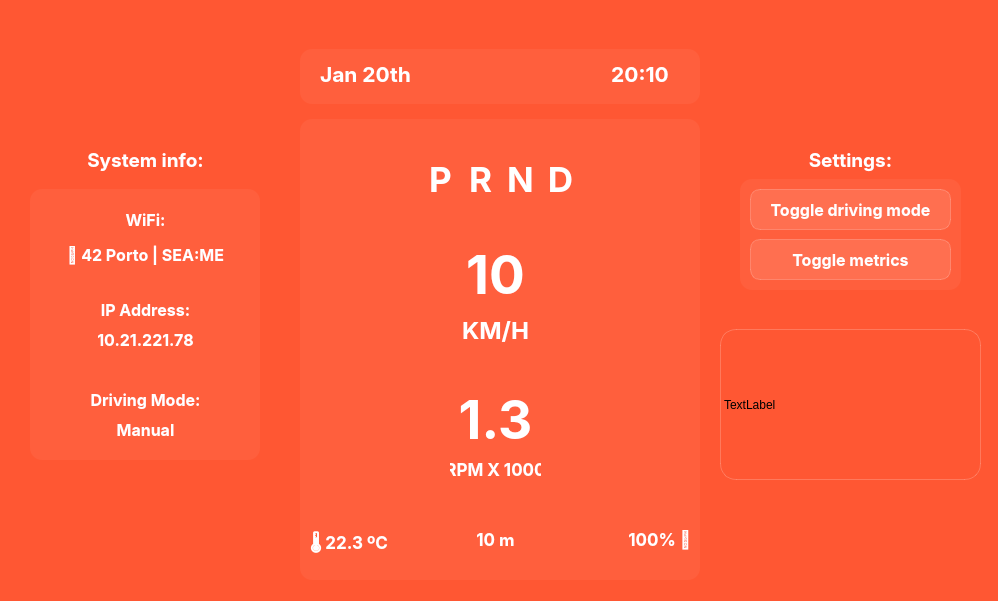
<?xml version="1.0" encoding="UTF-8"?>
<ui version="4.0">
 <class>CarManager</class>
 <widget class="QMainWindow" name="CarManager">
  <property name="geometry">
   <rect>
    <x>0</x>
    <y>0</y>
    <width>998</width>
    <height>601</height>
   </rect>
  </property>
  <property name="windowTitle">
   <string>CarManager</string>
  </property>
  <property name="styleSheet">
   <string notr="true">background-color: #FF5733;</string>
  </property>
  <widget class="QWidget" name="centralwidget">
   <property name="styleSheet">
    <string notr="true">background-image: url(&quot;:/images/background.jpg&quot;);</string>
   </property>
   <widget class="QWidget" name="verticalLayoutWidget_3">
    <property name="geometry">
     <rect>
      <x>0</x>
      <y>-1</y>
      <width>1031</width>
      <height>601</height>
     </rect>
    </property>
    <layout class="QVBoxLayout" name="verticalLayout_3">
     <item>
      <widget class="QWidget" name="widget_2" native="true">
       <property name="enabled">
        <bool>true</bool>
       </property>
       <widget class="QFrame" name="frame_3">
        <property name="enabled">
         <bool>true</bool>
        </property>
        <property name="geometry">
         <rect>
          <x>300</x>
          <y>50</y>
          <width>400</width>
          <height>55</height>
         </rect>
        </property>
        <property name="font">
         <font>
          <kerning>true</kerning>
         </font>
        </property>
        <property name="styleSheet">
         <string notr="true">background-color: rgba(255, 255, 255, 0.05);
border-radius: 12px;</string>
        </property>
        <property name="frameShape">
         <enum>QFrame::Shape::StyledPanel</enum>
        </property>
        <property name="frameShadow">
         <enum>QFrame::Shadow::Raised</enum>
        </property>
        <widget class="QLabel" name="dateLabel">
         <property name="geometry">
          <rect>
           <x>20</x>
           <y>10</y>
           <width>100</width>
           <height>31</height>
          </rect>
         </property>
         <property name="font">
          <font>
           <family>SF Pro Display</family>
           <pointsize>16</pointsize>
           <bold>true</bold>
          </font>
         </property>
         <property name="styleSheet">
          <string notr="true">color: white;
background: transparent;</string>
         </property>
         <property name="text">
          <string>Jan 20th</string>
         </property>
         <property name="alignment">
          <set>Qt::AlignmentFlag::AlignLeading|Qt::AlignmentFlag::AlignLeft|Qt::AlignmentFlag::AlignVCenter</set>
         </property>
        </widget>
        <widget class="QLabel" name="timeLabel">
         <property name="geometry">
          <rect>
           <x>290</x>
           <y>10</y>
           <width>100</width>
           <height>31</height>
          </rect>
         </property>
         <property name="font">
          <font>
           <family>SF Pro Display</family>
           <pointsize>16</pointsize>
           <bold>true</bold>
          </font>
         </property>
         <property name="styleSheet">
          <string notr="true">color: white;
background: transparent;
</string>
         </property>
         <property name="text">
          <string>20:10</string>
         </property>
         <property name="alignment">
          <set>Qt::AlignmentFlag::AlignCenter</set>
         </property>
        </widget>
       </widget>
       <widget class="QFrame" name="frame_4">
        <property name="geometry">
         <rect>
          <x>300</x>
          <y>120</y>
          <width>400</width>
          <height>461</height>
         </rect>
        </property>
        <property name="font">
         <font>
          <underline>false</underline>
         </font>
        </property>
        <property name="styleSheet">
         <string notr="true">background-color: rgba(255, 255, 255, 0.05);
border-radius: 12px;
</string>
        </property>
        <property name="frameShape">
         <enum>QFrame::Shape::StyledPanel</enum>
        </property>
        <property name="frameShadow">
         <enum>QFrame::Shadow::Raised</enum>
        </property>
        <widget class="QLabel" name="speedLabel">
         <property name="geometry">
          <rect>
           <x>120</x>
           <y>80</y>
           <width>151</width>
           <height>151</height>
          </rect>
         </property>
         <property name="font">
          <font>
           <family>SF Pro Display</family>
           <pointsize>40</pointsize>
           <bold>true</bold>
          </font>
         </property>
         <property name="styleSheet">
          <string notr="true">color: white;
background: transparent;
</string>
         </property>
         <property name="text">
          <string>10</string>
         </property>
         <property name="alignment">
          <set>Qt::AlignmentFlag::AlignCenter</set>
         </property>
        </widget>
        <widget class="QLabel" name="speedMetricsLabel">
         <property name="geometry">
          <rect>
           <x>160</x>
           <y>190</y>
           <width>71</width>
           <height>41</height>
          </rect>
         </property>
         <property name="font">
          <font>
           <family>SF Pro Display</family>
           <pointsize>18</pointsize>
           <bold>true</bold>
          </font>
         </property>
         <property name="styleSheet">
          <string notr="true">color: white;
background: transparent;
</string>
         </property>
         <property name="text">
          <string>KM/H</string>
         </property>
         <property name="alignment">
          <set>Qt::AlignmentFlag::AlignCenter</set>
         </property>
        </widget>
        <widget class="QLabel" name="rpmLabel">
         <property name="geometry">
          <rect>
           <x>120</x>
           <y>270</y>
           <width>151</width>
           <height>61</height>
          </rect>
         </property>
         <property name="font">
          <font>
           <family>SF Pro Display</family>
           <pointsize>40</pointsize>
           <bold>true</bold>
          </font>
         </property>
         <property name="styleSheet">
          <string notr="true">color: white;
background: transparent;
</string>
         </property>
         <property name="text">
          <string>1.3</string>
         </property>
         <property name="alignment">
          <set>Qt::AlignmentFlag::AlignCenter</set>
         </property>
        </widget>
        <widget class="QLabel" name="label_15">
         <property name="geometry">
          <rect>
           <x>150</x>
           <y>330</y>
           <width>91</width>
           <height>41</height>
          </rect>
         </property>
         <property name="font">
          <font>
           <family>SF Pro Display</family>
           <pointsize>13</pointsize>
           <bold>true</bold>
          </font>
         </property>
         <property name="styleSheet">
          <string notr="true">color: white;
background: transparent;
</string>
         </property>
         <property name="text">
          <string>RPM X 1000</string>
         </property>
         <property name="alignment">
          <set>Qt::AlignmentFlag::AlignCenter</set>
         </property>
        </widget>
        <widget class="QLabel" name="mileageLabel">
         <property name="geometry">
          <rect>
           <x>150</x>
           <y>400</y>
           <width>91</width>
           <height>41</height>
          </rect>
         </property>
         <property name="font">
          <font>
           <family>SF Pro Display</family>
           <pointsize>13</pointsize>
           <bold>true</bold>
          </font>
         </property>
         <property name="styleSheet">
          <string notr="true">color: white;
background: transparent;
</string>
         </property>
         <property name="text">
          <string>10 m</string>
         </property>
         <property name="alignment">
          <set>Qt::AlignmentFlag::AlignCenter</set>
         </property>
        </widget>
        <widget class="QLabel" name="directionNeutralLabel">
         <property name="geometry">
          <rect>
           <x>190</x>
           <y>30</y>
           <width>61</width>
           <height>61</height>
          </rect>
         </property>
         <property name="font">
          <font>
           <family>SF Pro Display</family>
           <pointsize>26</pointsize>
           <bold>true</bold>
          </font>
         </property>
         <property name="styleSheet">
          <string notr="true">color: white;
background: transparent;
</string>
         </property>
         <property name="text">
          <string>N</string>
         </property>
         <property name="alignment">
          <set>Qt::AlignmentFlag::AlignCenter</set>
         </property>
        </widget>
        <widget class="QLabel" name="directionReverseLabel">
         <property name="geometry">
          <rect>
           <x>150</x>
           <y>30</y>
           <width>61</width>
           <height>61</height>
          </rect>
         </property>
         <property name="font">
          <font>
           <family>SF Pro Display</family>
           <pointsize>26</pointsize>
           <bold>true</bold>
          </font>
         </property>
         <property name="styleSheet">
          <string notr="true">color: white; background: transparent;
</string>
         </property>
         <property name="text">
          <string>R</string>
         </property>
         <property name="alignment">
          <set>Qt::AlignmentFlag::AlignCenter</set>
         </property>
        </widget>
        <widget class="QLabel" name="directionParkLabel">
         <property name="geometry">
          <rect>
           <x>110</x>
           <y>30</y>
           <width>61</width>
           <height>61</height>
          </rect>
         </property>
         <property name="font">
          <font>
           <family>SF Pro Display</family>
           <pointsize>26</pointsize>
           <bold>true</bold>
          </font>
         </property>
         <property name="styleSheet">
          <string notr="true">color: white; background: transparent;
</string>
         </property>
         <property name="text">
          <string>P</string>
         </property>
         <property name="alignment">
          <set>Qt::AlignmentFlag::AlignCenter</set>
         </property>
        </widget>
        <widget class="QLabel" name="directionDriveLabel">
         <property name="geometry">
          <rect>
           <x>230</x>
           <y>30</y>
           <width>61</width>
           <height>61</height>
          </rect>
         </property>
         <property name="font">
          <font>
           <family>SF Pro Display</family>
           <pointsize>26</pointsize>
           <bold>true</bold>
          </font>
         </property>
         <property name="styleSheet">
          <string notr="true">color: white; background: transparent;
</string>
         </property>
         <property name="text">
          <string>D</string>
         </property>
         <property name="alignment">
          <set>Qt::AlignmentFlag::AlignCenter</set>
         </property>
        </widget>
        <widget class="QLabel" name="leftBlinkerLabel">
         <property name="geometry">
          <rect>
           <x>10</x>
           <y>40</y>
           <width>35</width>
           <height>35</height>
          </rect>
         </property>
         <property name="font">
          <font>
           <family>Ubuntu Condensed</family>
           <pointsize>26</pointsize>
          </font>
         </property>
         <property name="styleSheet">
          <string notr="true">color: white;
background: transparent;
</string>
         </property>
         <property name="text">
          <string/>
         </property>
         <property name="pixmap">
          <pixmap resource="resources.qrc">:/images/left-blinker.png</pixmap>
         </property>
         <property name="scaledContents">
          <bool>true</bool>
         </property>
         <property name="alignment">
          <set>Qt::AlignmentFlag::AlignCenter</set>
         </property>
        </widget>
        <widget class="QLabel" name="rightBlinkerLabel">
         <property name="geometry">
          <rect>
           <x>350</x>
           <y>40</y>
           <width>35</width>
           <height>35</height>
          </rect>
         </property>
         <property name="font">
          <font>
           <family>Ubuntu Condensed</family>
           <pointsize>26</pointsize>
          </font>
         </property>
         <property name="styleSheet">
          <string notr="true">color: white;
background: transparent;
</string>
         </property>
         <property name="text">
          <string/>
         </property>
         <property name="pixmap">
          <pixmap resource="resources.qrc">:/images/blinker.png</pixmap>
         </property>
         <property name="scaledContents">
          <bool>true</bool>
         </property>
         <property name="alignment">
          <set>Qt::AlignmentFlag::AlignCenter</set>
         </property>
        </widget>
        <widget class="QLabel" name="batteryLabel">
         <property name="geometry">
          <rect>
           <x>310</x>
           <y>400</y>
           <width>81</width>
           <height>41</height>
          </rect>
         </property>
         <property name="font">
          <font>
           <family>SF Pro Display</family>
           <pointsize>13</pointsize>
           <bold>true</bold>
          </font>
         </property>
         <property name="styleSheet">
          <string notr="true">color: white;
background: transparent;
</string>
         </property>
         <property name="text">
          <string>100% 🔋</string>
         </property>
         <property name="alignment">
          <set>Qt::AlignmentFlag::AlignRight|Qt::AlignmentFlag::AlignTrailing|Qt::AlignmentFlag::AlignVCenter</set>
         </property>
        </widget>
        <widget class="QLabel" name="temperatureLabel">
         <property name="geometry">
          <rect>
           <x>10</x>
           <y>410</y>
           <width>101</width>
           <height>31</height>
          </rect>
         </property>
         <property name="font">
          <font>
           <family>SF Pro Display</family>
           <pointsize>13</pointsize>
           <bold>true</bold>
          </font>
         </property>
         <property name="styleSheet">
          <string notr="true">color: white;
background: transparent;
</string>
         </property>
         <property name="text">
          <string>🌡️ 22.3 ºC</string>
         </property>
         <property name="alignment">
          <set>Qt::AlignmentFlag::AlignLeading|Qt::AlignmentFlag::AlignLeft|Qt::AlignmentFlag::AlignVCenter</set>
         </property>
        </widget>
       </widget>
       <widget class="QFrame" name="frame">
        <property name="geometry">
         <rect>
          <x>30</x>
          <y>190</y>
          <width>230</width>
          <height>271</height>
         </rect>
        </property>
        <property name="styleSheet">
         <string notr="true">background-color: rgba(255, 255, 255, 0.05);
border-radius: 12px;
</string>
        </property>
        <property name="frameShape">
         <enum>QFrame::Shape::StyledPanel</enum>
        </property>
        <property name="frameShadow">
         <enum>QFrame::Shadow::Raised</enum>
        </property>
        <widget class="QLabel" name="drivingModeLabel">
         <property name="geometry">
          <rect>
           <x>10</x>
           <y>220</y>
           <width>211</width>
           <height>41</height>
          </rect>
         </property>
         <property name="font">
          <font>
           <family>SF Pro Display</family>
           <pointsize>12</pointsize>
           <bold>true</bold>
          </font>
         </property>
         <property name="styleSheet">
          <string notr="true">color: white;
background: transparent;
</string>
         </property>
         <property name="text">
          <string>Manual</string>
         </property>
         <property name="alignment">
          <set>Qt::AlignmentFlag::AlignCenter</set>
         </property>
        </widget>
        <widget class="QLabel" name="wifiLabel">
         <property name="geometry">
          <rect>
           <x>10</x>
           <y>50</y>
           <width>211</width>
           <height>31</height>
          </rect>
         </property>
         <property name="font">
          <font>
           <family>SF Pro Display</family>
           <pointsize>12</pointsize>
           <bold>true</bold>
          </font>
         </property>
         <property name="styleSheet">
          <string notr="true">color: white;
background: transparent;
</string>
         </property>
         <property name="text">
          <string>🛜 42 Porto | SEA:ME</string>
         </property>
         <property name="alignment">
          <set>Qt::AlignmentFlag::AlignCenter</set>
         </property>
        </widget>
        <widget class="QLabel" name="ipAddressLabel">
         <property name="geometry">
          <rect>
           <x>10</x>
           <y>130</y>
           <width>211</width>
           <height>41</height>
          </rect>
         </property>
         <property name="font">
          <font>
           <family>SF Pro Display</family>
           <pointsize>12</pointsize>
           <bold>true</bold>
          </font>
         </property>
         <property name="styleSheet">
          <string notr="true">color: white;
background: transparent;
</string>
         </property>
         <property name="text">
          <string>10.21.221.78</string>
         </property>
         <property name="alignment">
          <set>Qt::AlignmentFlag::AlignCenter</set>
         </property>
        </widget>
        <widget class="QLabel" name="textLabel1">
         <property name="geometry">
          <rect>
           <x>10</x>
           <y>100</y>
           <width>211</width>
           <height>41</height>
          </rect>
         </property>
         <property name="font">
          <font>
           <family>SF Pro Display</family>
           <pointsize>12</pointsize>
           <bold>true</bold>
          </font>
         </property>
         <property name="styleSheet">
          <string notr="true">color: white;
background: transparent;
</string>
         </property>
         <property name="text">
          <string>IP Address:</string>
         </property>
         <property name="alignment">
          <set>Qt::AlignmentFlag::AlignCenter</set>
         </property>
        </widget>
        <widget class="QLabel" name="textLabel2">
         <property name="geometry">
          <rect>
           <x>10</x>
           <y>10</y>
           <width>211</width>
           <height>41</height>
          </rect>
         </property>
         <property name="font">
          <font>
           <family>SF Pro Display</family>
           <pointsize>12</pointsize>
           <bold>true</bold>
          </font>
         </property>
         <property name="styleSheet">
          <string notr="true">color: white;
background: transparent;
</string>
         </property>
         <property name="text">
          <string>WiFi:</string>
         </property>
         <property name="alignment">
          <set>Qt::AlignmentFlag::AlignCenter</set>
         </property>
        </widget>
        <widget class="QLabel" name="textLabel3">
         <property name="geometry">
          <rect>
           <x>10</x>
           <y>190</y>
           <width>211</width>
           <height>41</height>
          </rect>
         </property>
         <property name="font">
          <font>
           <family>SF Pro Display</family>
           <pointsize>12</pointsize>
           <bold>true</bold>
          </font>
         </property>
         <property name="styleSheet">
          <string notr="true">color: white;
background: transparent;
</string>
         </property>
         <property name="text">
          <string>Driving Mode:</string>
         </property>
         <property name="alignment">
          <set>Qt::AlignmentFlag::AlignCenter</set>
         </property>
        </widget>
       </widget>
       <widget class="QFrame" name="frame_2">
        <property name="geometry">
         <rect>
          <x>740</x>
          <y>180</y>
          <width>221</width>
          <height>111</height>
         </rect>
        </property>
        <property name="styleSheet">
         <string notr="true">background-color: rgba(255, 255, 255, 0.05);
border-radius: 12px;</string>
        </property>
        <property name="frameShape">
         <enum>QFrame::Shape::StyledPanel</enum>
        </property>
        <property name="frameShadow">
         <enum>QFrame::Shadow::Raised</enum>
        </property>
        <widget class="QPushButton" name="toggleDrivingModeButton">
         <property name="geometry">
          <rect>
           <x>10</x>
           <y>10</y>
           <width>201</width>
           <height>41</height>
          </rect>
         </property>
         <property name="font">
          <font>
           <family>SF Pro Display</family>
           <pointsize>12</pointsize>
           <bold>true</bold>
          </font>
         </property>
         <property name="acceptDrops">
          <bool>false</bool>
         </property>
         <property name="layoutDirection">
          <enum>Qt::LayoutDirection::LeftToRight</enum>
         </property>
         <property name="autoFillBackground">
          <bool>false</bool>
         </property>
         <property name="styleSheet">
          <string notr="true">border-radius: 20px;
border-radius: 10px;
padding: 8px;
color: white;
background-color: rgba(255, 255, 255, 0.1);
border: 1px solid rgba(255, 255, 255, 0.2);</string>
         </property>
         <property name="text">
          <string>Toggle driving mode</string>
         </property>
        </widget>
        <widget class="QPushButton" name="toggleMetricsButton">
         <property name="geometry">
          <rect>
           <x>10</x>
           <y>60</y>
           <width>201</width>
           <height>41</height>
          </rect>
         </property>
         <property name="font">
          <font>
           <family>SF Pro Display</family>
           <pointsize>12</pointsize>
           <bold>true</bold>
          </font>
         </property>
         <property name="styleSheet">
          <string notr="true">border-radius: 20px;
border-radius: 10px;
padding: 8px;
color: white;
background-color: rgba(255, 255, 255, 0.1);
border: 1px solid rgba(255, 255, 255, 0.2);</string>
         </property>
         <property name="text">
          <string>Toggle metrics</string>
         </property>
        </widget>
       </widget>
       <widget class="QLabel" name="inferenceLabel">
        <property name="geometry">
         <rect>
          <x>720</x>
          <y>330</y>
          <width>261</width>
          <height>151</height>
         </rect>
        </property>
        <property name="styleSheet">
         <string notr="true">border-radius: 16px;
border: 1px solid rgba(255, 255, 255, 0.2);</string>
        </property>
        <property name="text">
         <string>TextLabel</string>
        </property>
        <property name="scaledContents">
         <bool>true</bool>
        </property>
       </widget>
       <widget class="QLabel" name="label_2">
        <property name="geometry">
         <rect>
          <x>40</x>
          <y>140</y>
          <width>211</width>
          <height>41</height>
         </rect>
        </property>
        <property name="font">
         <font>
          <family>SF Pro Display</family>
          <pointsize>14</pointsize>
          <bold>true</bold>
         </font>
        </property>
        <property name="styleSheet">
         <string notr="true">color: white;
background: transparent;</string>
        </property>
        <property name="text">
         <string>System info:</string>
        </property>
        <property name="alignment">
         <set>Qt::AlignmentFlag::AlignCenter</set>
        </property>
       </widget>
       <widget class="QLabel" name="label_8">
        <property name="geometry">
         <rect>
          <x>750</x>
          <y>140</y>
          <width>201</width>
          <height>41</height>
         </rect>
        </property>
        <property name="font">
         <font>
          <family>SF Pro Display</family>
          <pointsize>14</pointsize>
          <bold>true</bold>
         </font>
        </property>
        <property name="styleSheet">
         <string notr="true">color: white;
background: transparent;</string>
        </property>
        <property name="text">
         <string>Settings:</string>
        </property>
        <property name="alignment">
         <set>Qt::AlignmentFlag::AlignCenter</set>
        </property>
       </widget>
      </widget>
     </item>
    </layout>
   </widget>
  </widget>
 </widget>
 <resources>
  <include location="resources.qrc"/>
 </resources>
 <connections/>
</ui>
